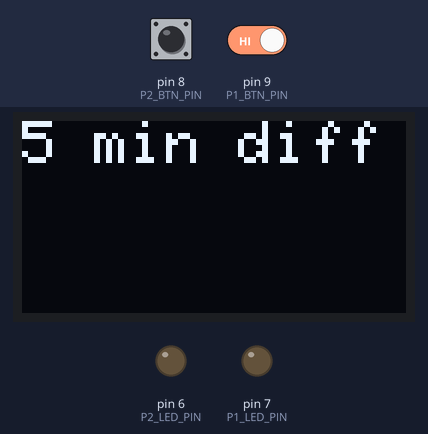
The sketch below on a simulated Arduino Uno, built with avr-gcc and run on an emulated ATmega328P. On the bench: 128×64 one-colour display, output pins drawn as LEDs (lit = HIGH). The test bench sets the inputs (shaded band); at power-on: pin 8 (P2_BTN_PIN) LOW, pin 9 (P1_BTN_PIN) HIGH.

Above: at 1.2 s.
1.3 s: pin 8 (P2_BTN_PIN) pulled HIGH for 0.15 s
At 2.4 s:
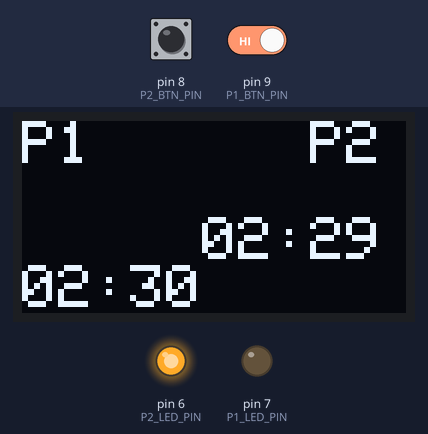
4.1 s: pin 8 (P2_BTN_PIN) pulled HIGH for 1 s
At 4.9 s:
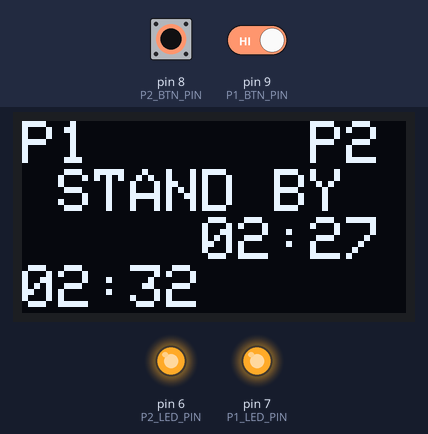
6.6 s: pin 8 (P2_BTN_PIN) driven HIGH and pin 9 (P1_BTN_PIN) driven LOW
At 7.4 s:
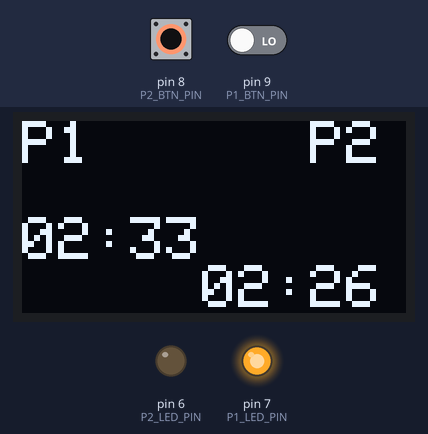
9.2 s: pin 9 (P1_BTN_PIN) driven HIGH
At 10.2 s:
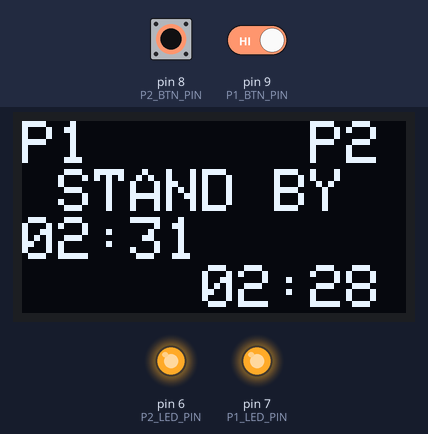
10.8 s: pin 8 (P2_BTN_PIN) driven LOW
At 12.3 s:
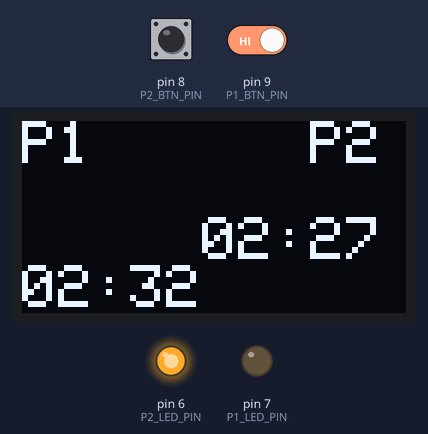
13.8 s: pin 8 (P2_BTN_PIN) driven HIGH
At 14.8 s:
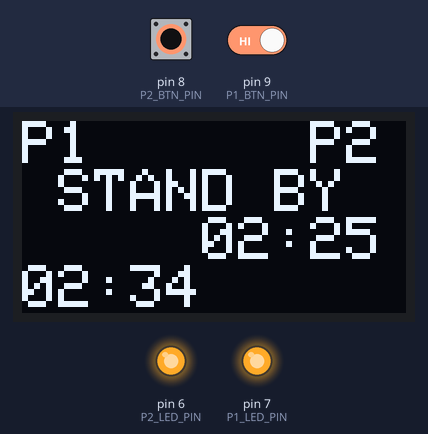
Timing chart, 0 to 16.4 s (numbered marks = the images above; inputs shaded):
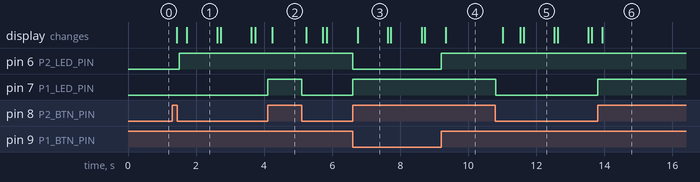

The sketch:

Chronos.ino
```cpp
/*
 * Chronos
 */

#include <Wire.h>
#include "SSD1306Ascii.h"
#include "SSD1306AsciiWire.h"

#define I2C_ADDRESS 0x3C
#define RST_PIN -1

#define P1_BTN_PIN 9
#define P2_BTN_PIN 8
#define P1_LED_PIN 7
#define P2_LED_PIN 6

#define DELAY 100

SSD1306AsciiWire oled;

long p1 = 0;  // time left for player 1 (ms)
long p2 = 0;  // time left for player 2 (ms)
long inc = 0; // time increment (ms)
int mode = 0;          // 0 = menu, 1 = p1, 2 = p2, 3 = p1win, 4 = p2win, 5 = stand-by
int game_mode = 0;     // 0 = normal, 1 = diff
int btn_state = 0;     // 0 = nothing, 1 = p1, 2 = p2, 3 = both
int btn_change = 0;
char L[4][11];
unsigned long t0;
unsigned long t1;

void setup()
{
  Serial.begin(9600);

  pinMode(P1_BTN_PIN, INPUT);
  pinMode(P2_BTN_PIN, INPUT);
  pinMode(P1_LED_PIN, OUTPUT);
  pinMode(P2_LED_PIN, OUTPUT);

  digitalWrite(P1_LED_PIN, LOW);
  digitalWrite(P2_LED_PIN, LOW);

  Wire.begin();
  Wire.setClock(400000L);

  oled.begin(&Adafruit128x64, I2C_ADDRESS);
  oled.setFont(Adafruit5x7);
  oled.clear();
  oled.set2X();

  for(int i = 0 ; i < 4 ; ++i)
  {
    for(int j = 0 ; j < 10 ; ++j)
    {
      L[i][j] = ' ';
    }
    L[i][10] = 0;
  }
}

void loop()
{
  t0 = millis();
  btn_change = (int)readBtnState();

  // menu
  if (mode == 0)
  {
    gameMenu();
  }
  // play
  else if (mode < 3)
  {
    gamePlay();
  }
  // end / stand-by
  else
  {
    gamePause();
  }

  t1 = millis();
  int td = (t1 - t0);
  // only delay if loop take less than delay
  if (td < DELAY)
    delay(DELAY - td);
}

bool readBtnState()
{
  int new_btn_state = digitalRead(P1_BTN_PIN) + 2*digitalRead(P2_BTN_PIN);
  if (new_btn_state == btn_state)
    return false;
  else
    btn_state = new_btn_state;
  return true;
}
```

Display.ino
```cpp
void clearDisplay()
{
  oled.clear();
  setDisplay("", "", "", "");
}

bool strCmp10(const char *s1, const char *s2)
{
  return !(s1[0] == s2[0] &&
           s1[1] == s2[1] &&
           s1[2] == s2[2] &&
           s1[3] == s2[3] &&
           s1[4] == s2[4] &&
           s1[5] == s2[5] &&
           s1[6] == s2[6] &&
           s1[7] == s2[7] &&
           s1[8] == s2[8] &&
           s1[9] == s2[9]);
}

void setDisplay(const char *l1, const char *l2, const char* l3, const char *l4)
{
  setDisplayLine(0, l1);
  setDisplayLine(1, l2);
  setDisplayLine(2, l3);
  setDisplayLine(3, l4);
}

void setDisplayLine(int i, const char* l)
{
  if(strCmp10(L[i], l))
  {
    for(int j = 0; j < 10; ++j)
      L[i][j] = l[j];

    oled.setCursor(0, 2*i);
    oled.clearToEOL();
    oled.println(L[i]);
  }
}

const char* longMsToString(long t, bool blank_pad_5)
{
  // Got some problem using snprintf with more than 1 var.
  // This little hack make it works.

  static char buff[11];

  for(int i = 0 ; i < 11 ; ++i)
    buff[i] = ' ';

  char *buff_1 = buff;
  if (blank_pad_5)
    buff_1 += 5;
  char *buff_2 = buff_1;
  buff_2 += 3;

  if (t < 0)
  {
    snprintf(buff_1, 6, "00000");
  }
  else if (t <= 60000)
  {
    snprintf(buff_1, 6, "%02d.", t/1000);
    snprintf(buff_2, 3, "%02d", t/10%100);
  }
  else if (t < 3600000)
  {
    snprintf(buff_1, 6, "%02d:", t/60000);
    snprintf(buff_2, 3, "%02d", (t/1000)%60);
  }
  // less than 24h
  else if (t < 86400000)
  {
    snprintf(buff_1, 6, "%02d:", t/3600000);
    snprintf(buff_2, 3, "%02d", (t/60000)%60);
  }
  else
  {
    snprintf(buff_1, 6, "\\0_0/");
  }

  return buff;
}
```

GameMenu.ino
```cpp
void gameMenu()
{
  static int choice = 1;

  // start new game
  if (btn_change && btn_state == 3)
  {
    mode = 5;
    game_mode = 0;
    switch(choice)
    {
      case -3:
        p1 = 3UL * 60000UL;
        inc = 2000;
        break;
      case -2:
        p1 = 2UL * 60000UL;
        inc = 1000;
        break;
      case -1:
        p1 = 1UL * 60000UL;
        inc = 1000;
        break;
      case 0:
        p1 = 150000UL;
        inc = 0;
        game_mode = 1;
        break;
      case 1:
        p1 = 1UL * 60000UL;
        inc = 0;
        break;
      case 2:
        p1 = 3UL * 60000UL;
        inc = 0;
        break;
      case 3:
        p1 = 5UL * 60000UL;
        inc = 0;
        break;
      case 4:
        p1 = 10UL * 60000UL;
        inc = 0;
        break;
      case 5:
        p1 = 20UL * 60000UL;
        inc = 0;
        break;
      case 6:
        p1 = 30UL * 60000UL;
        inc = 0;
        break;
      case 7:
        p1 = 1000;
        inc = 0;
        break;
    }
    p2 = p1;
    return;
  }

  else if(btn_change && btn_state == 2)
    choice++;
  else if (btn_change && btn_state == 1)
    choice--;

  if (choice < -3)
    choice = -3;
  else if (choice > 7)
    choice = 7;

  switch(choice)
  {
    case -3:
      setDisplayLine(0, "3 min | 2");
      break;
    case -2:
      setDisplayLine(0, "2 min | 1");
      break;
    case -1:
      setDisplayLine(0, "1 min | 1");
      break;
    case 0:
      setDisplayLine(0, "5 min diff");
      break;
    case 1:
      setDisplayLine(0, "1 min ");
      break;
    case 2:
      setDisplayLine(0, "3 min ");
      break;
    case 3:
      setDisplayLine(0, "5 min ");
      break;
    case 4:
      setDisplayLine(0, "10 min");
      break;
    case 5:
      setDisplayLine(0, "20 min");
      break;
    case 6:
      setDisplayLine(0, "30 min");
      break;
    case 7:
      setDisplayLine(0, "music");
      break;
  }
}

void gamePause()
{
  if (mode == 5)
  {
    setDisplayLine(1, " STAND BY ");

    if(!btn_change)
      return;
    if (btn_state == 1)
    {
      mode = 2;
      digitalWrite(P1_LED_PIN, LOW);
      digitalWrite(P2_LED_PIN, HIGH);
    }
    else if (btn_state == 2)
    {
      mode = 1;
      digitalWrite(P1_LED_PIN, HIGH);
      digitalWrite(P2_LED_PIN, LOW);
    }
    else if (btn_state == 3)
    {
      digitalWrite(P1_LED_PIN, LOW);
      digitalWrite(P2_LED_PIN, LOW);
      clearDisplay();
      mode = 0;
    }
  }
  if (mode == 3)
  {
    digitalWrite(P1_LED_PIN, HIGH);
    digitalWrite(P2_LED_PIN, HIGH);
    setDisplayLine(0, "          ");
    setDisplayLine(1, "  P1 WIN  ");
    setDisplayLine(2, "          ");
    setDisplayLine(3, "          ");
    victoryMusic();
    clearDisplay();
    digitalWrite(P1_LED_PIN, LOW);
    digitalWrite(P2_LED_PIN, LOW);
    mode = 0;
  }
  else if (mode == 4)
  {
    digitalWrite(P1_LED_PIN, HIGH);
    digitalWrite(P2_LED_PIN, HIGH);
    setDisplayLine(0, "          ");
    setDisplayLine(1, "  P2 WIN  ");
    setDisplayLine(2, "          ");
    setDisplayLine(3, "          ");
    victoryMusic();
    clearDisplay();
    digitalWrite(P1_LED_PIN, LOW);
    digitalWrite(P2_LED_PIN, LOW);
    mode = 0;
  }
}
```

GamePlay.ino
```cpp
void gamePlay()
{
  setDisplayLine(0, "P1      P2");
  setDisplayLine(1, "          ");

  if (btn_change)
  {
    if (btn_state == 3)
    {
      mode = 5;
      digitalWrite(P1_LED_PIN, HIGH);
      digitalWrite(P2_LED_PIN, HIGH);
    }
    if (btn_state == 1 && mode == 1)
    {
      mode = 2;
      digitalWrite(P1_LED_PIN, LOW);
      digitalWrite(P2_LED_PIN, HIGH);
      p1 = p1 + inc;
    }
    if (btn_state == 2 && mode == 2)
    {
      mode = 1;
      digitalWrite(P1_LED_PIN, HIGH);
      digitalWrite(P2_LED_PIN, LOW);
      p2 = p2 + inc;
    }
  }
  else
  {
    if (mode == 1)
    {
      setDisplayLine(2, longMsToString(p1, false));
      setDisplayLine(3, longMsToString(p2, true));
      p1 = p1 - DELAY;

      if(game_mode == 1)
        p2 = p2 + DELAY;

      if (p1 <= 0)
        mode = 4;
    }
    if (mode == 2)
    {
      setDisplayLine(3, longMsToString(p1, false));
      setDisplayLine(2, longMsToString(p2, true));
      p2 = p2 - DELAY;

      if(game_mode == 1)
        p1 = p1 + DELAY;

      if (p2 <= 0)
        mode = 3;
    }
  }
}
```

Music.ino
```cpp
/*
  based on the original code from : https://github.com/robsoncouto/arduino-songs
*/
#define NOTE_C4  262
#define NOTE_CS4 277
#define NOTE_D4  294
#define NOTE_DS4 311
#define NOTE_E4  330
#define NOTE_F4  349
#define NOTE_FS4 370
#define NOTE_G4  392
#define NOTE_GS4 415
#define NOTE_A4  440
#define NOTE_AS4 466
#define NOTE_B4  494
#define NOTE_C5  523
#define NOTE_CS5 554
#define NOTE_D5  587
#define NOTE_DS5 622
#define NOTE_E5  659
#define NOTE_F5  698
#define NOTE_FS5 740
#define NOTE_G5  784
#define NOTE_GS5 831
#define NOTE_A5  880
#define NOTE_AS5 932
#define NOTE_B5  988
#define REST      0

int tempo = 240;
int buzzer = 5;

int melody[] = {
  NOTE_DS4,8, NOTE_E4,-4, REST,8, NOTE_FS4,8, NOTE_G4,-4, REST,8, NOTE_DS4,8,
  NOTE_E4,-8, NOTE_FS4,8,  NOTE_G4,-8, NOTE_C5,8, NOTE_B4,-8, NOTE_E4,8, NOTE_G4,-8, NOTE_B4,8,
  NOTE_AS4,2, NOTE_A4,-16, NOTE_G4,-16, NOTE_E4,-16, NOTE_D4,-16, NOTE_E4,2
};

int notes = sizeof(melody) / sizeof(melody[0]) / 2;
int wholenote = (60000 * 4) / tempo;
int divider = 0, noteDuration = 0;

void victoryMusic()
{
  for (int thisNote = 0; thisNote < notes * 2; thisNote = thisNote + 2)
  {
    divider = melody[thisNote + 1];
    if (divider > 0)
    {
      noteDuration = (wholenote) / divider;
    }
    else if (divider < 0)
    {
      noteDuration = (wholenote) / abs(divider);
      noteDuration *= 1.5;
    }
    tone(buzzer, melody[thisNote], noteDuration * 0.9);
    delay(noteDuration);
    noTone(buzzer);
  }
}
```

Measured:
- after the input at 1.3 s, pin 6 (P2_LED_PIN): LOW → HIGH after 0.21 s; the display: first changes after 0.13 s (image 1 shows a later state)
- after the input at 4.1 s, pin 7 (P1_LED_PIN): LOW → HIGH at once, → LOW 1.0 s later
- after the input at 6.6 s, pin 6 (P2_LED_PIN): HIGH → LOW at once; pin 7 (P1_LED_PIN): LOW → HIGH at once
- after the input at 9.2 s, pin 6 (P2_LED_PIN): LOW → HIGH at once
- after the input at 10.8 s, pin 7 (P1_LED_PIN): HIGH → LOW at once; the display: first changes after 0.21 s (image 5 shows a later state)
- after the input at 13.8 s, pin 7 (P1_LED_PIN): LOW → HIGH at once
- what the display in image 1 shows lasts 0.9 s, from 1.7 s to 2.6 s
